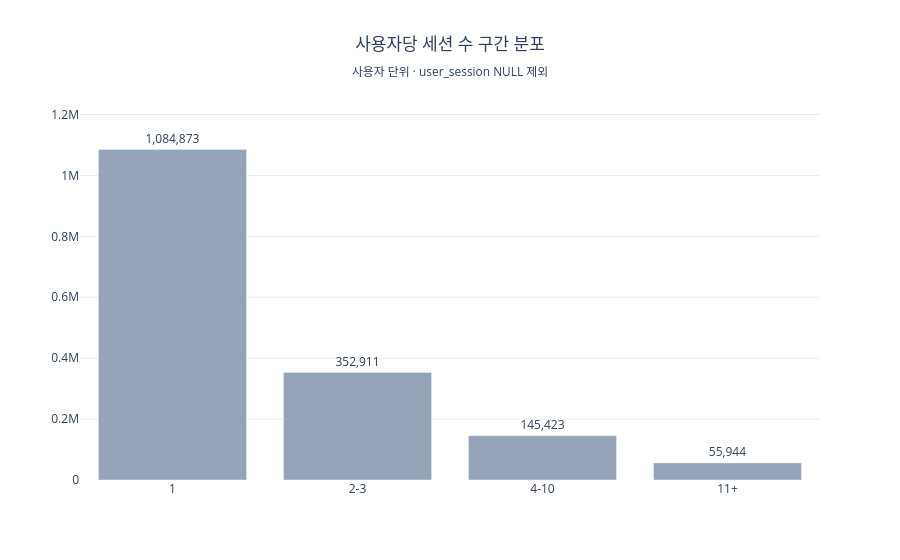

Notebook source saved alongside this figure:
### Code cell
y = sessions_per_user_dist['사용자수']
fig = go.Figure(go.Bar(
    x=sessions_per_user_dist['세션수_구간'],
    y=y,
    marker_color='#94A3B8',
    text=y.map(lambda v: f"{v:,}"),
    textposition='outside',
))
fig.update_layout(
    title=dict(text='사용자당 세션 수 구간 분포<br><sub>사용자 단위 · user_session NULL 제외</sub>', x=0.5, xanchor='center'),
    plot_bgcolor='white',
    yaxis=dict(gridcolor='#ececec', range=[0, y.max() * 1.15]),
)
fig.show()

### Figure 1 — Plotly figure (JSON) as saved in the notebook; plotly's stock layout.template omitted (floating-point values rounded to 4 significant figures)
{"data": [{"marker": {"color": "#94A3B8"}, "text": ["1,084,873", "352,911", "145,423", "55,944"], "textposition": "outside", "type": "bar", "x": ["1", "2-3", "4-10", "11+"], "y": [1084873, 352911, 145423, 55944]}], "layout": {"plot_bgcolor": "white", "title": {"text": "사용자당 세션 수 구간 분포<br><sub>사용자 단위 · user_session NULL 제외</sub>", "x": 0.5, "xanchor": "center"}, "yaxis": {"gridcolor": "#ececec", "range": [0, 1248000.0]}}}
